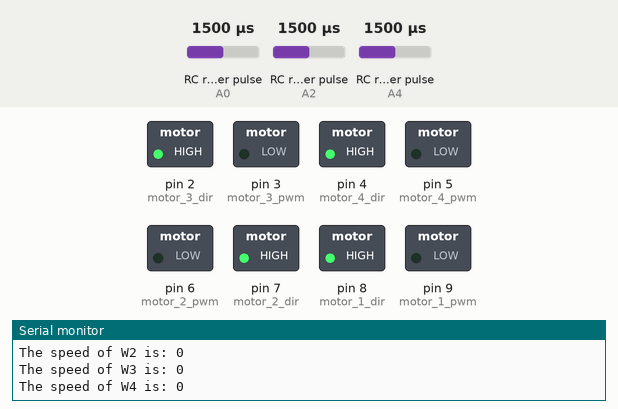
The sketch below on a simulated Arduino Uno, built with avr-gcc and run on an emulated ATmega328P. Shown: switched loads named in the sketch (green lamp = pin HIGH), the last lines printed to the serial monitor. Wiring (inferred from the names in the program): 3 × RC receiver channel: data A0 / data A2 / data A4. Inputs (shaded band) come from the test bench; at power-on: RC receiver pulse (sensors on A0, A2, A4) 1500 µs.

Above: at 1.2 s.
1.3 s: RC receiver pulse (sensor on A0) set to 1020 µs
At 3.1 s:
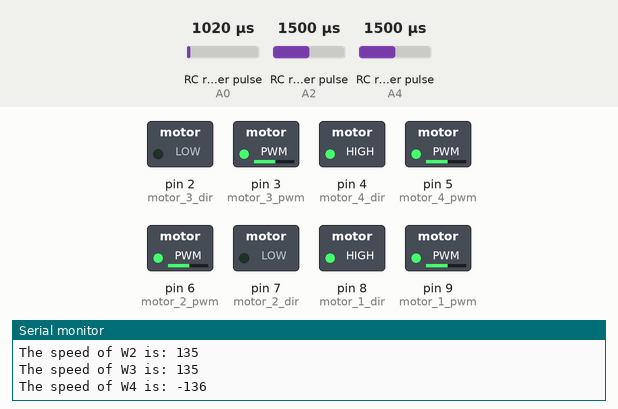
4.3 s: RC receiver pulse (sensor on A2) set to 1020 µs
At 7.0 s:
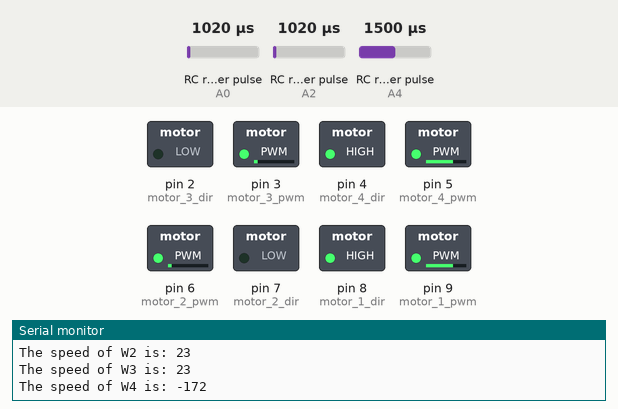
7.3 s: RC receiver pulse (sensor on A4) set to 1332 µs
9.8 s: RC receiver pulse (sensor on A4) set to 1296 µs
At 10.8 s:
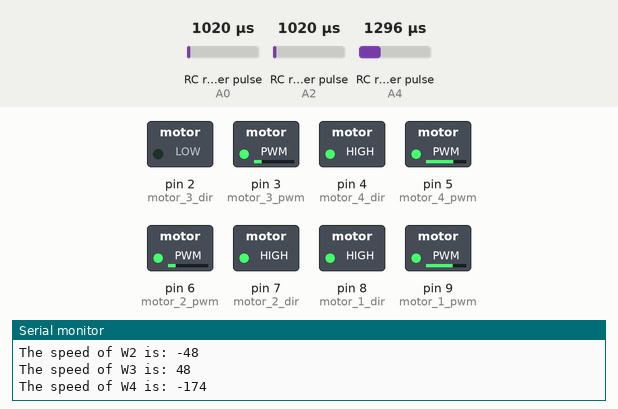
12.8 s: RC receiver pulse (sensor on A0) set to 1250 µs
At 15.5 s:
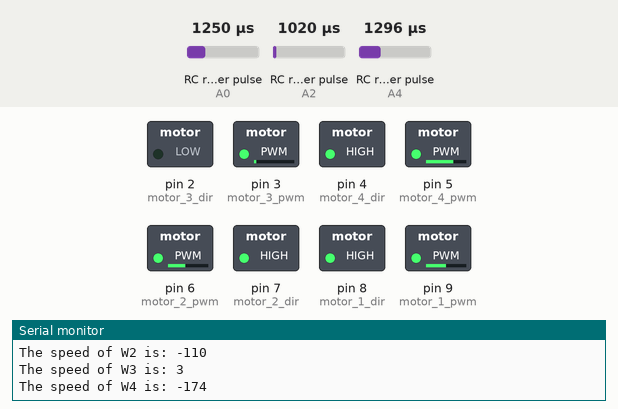
15.8 s: RC receiver pulse (sensor on A2) set to 1250 µs
At 17.2 s:
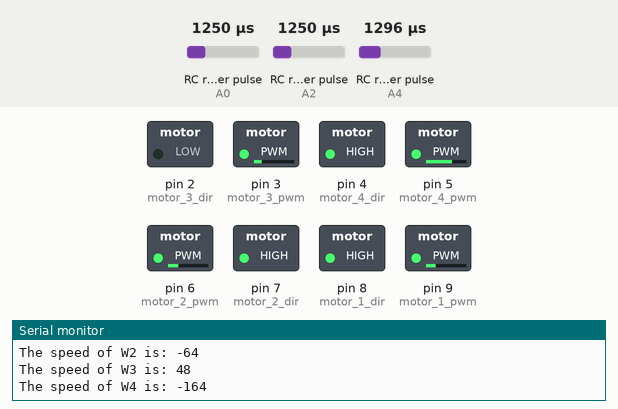
Timing chart, 0 to 22.1 s (numbered marks = the images above; inputs shaded):
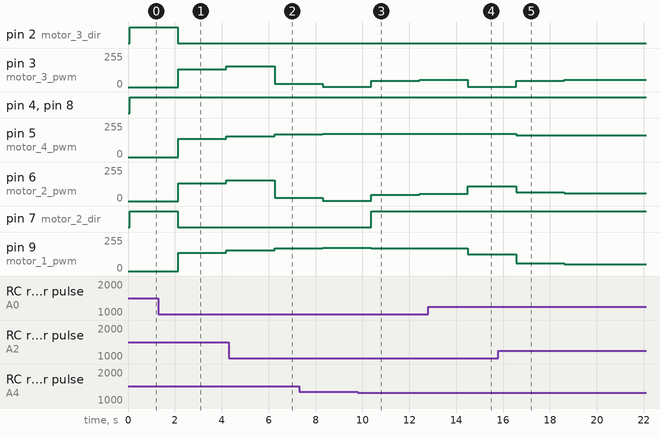

Measured:
- the behaviour switches between 1315 and 1314 µs on RC receiver pulse (sensor on A4) (found by bisection; images 2 and 3)
- after the input at 1.3 s, pin 2 (motor_3_dir), pin 7 (motor_2_dir): HIGH → LOW after 0.83 s; pin 3 (motor_3_pwm), pin 6 (motor_2_pwm): 0/255 → 135/255 after 0.84 s, → 155/255 2.1 s later; pin 5 (motor_4_pwm), pin 9 (motor_1_pwm): 0/255 → 136/255 after 0.84 s, → 156/255 2.1 s later
- after the input at 4.3 s, pin 3 (motor_3_pwm), pin 6 (motor_2_pwm): 155/255 → 23/255 after 2.0 s; pin 5 (motor_4_pwm), pin 9 (motor_1_pwm): 156/255 → 172/255 after 2.0 s
- after the input at 9.8 s, pin 2 (motor_3_dir): stays LOW (without the input it goes to HIGH after 0.57 s); pin 3 (motor_3_pwm): 3/255 → 48/255 after 0.58 s, → 54/255 2.1 s later; pin 6 (motor_2_pwm): 3/255 → 48/255 after 0.58 s, → 55/255 2.1 s later; pin 9 (motor_1_pwm): 174/255 → 169/255 after 0.58 s
- after the input at 12.8 s, pin 3 (motor_3_pwm): 54/255 → 3/255 after 1.7 s; pin 6 (motor_2_pwm): 55/255 → 110/255 after 1.7 s; pin 9 (motor_1_pwm): 169/255 → 126/255 after 1.7 s
- after the input at 15.8 s, pin 2 (motor_3_dir): stays LOW (without the input it goes to HIGH after 0.75 s); pin 5 (motor_4_pwm): 174/255 → 164/255 after 0.76 s, → 163/255 2.1 s later

The sketch:

DriveCodes__1_.ino
```cpp
#define motor_3_pwm 3                                                           //3
#define motor_3_dir 2                                                           //2
#define motor_4_pwm 5                                                           //6
#define motor_4_dir 4                                                           //7
#define motor_2_pwm 6                                                           //5
#define motor_2_dir 7                                                           //4
#define motor_1_pwm 9                                                           //9
#define motor_1_dir 8                                                           //8
#define receiver_channel_x A0 //channel1                                                  //Channel 1
#define receiver_channel_y A2 //channel 2
#define receiver_channel_turn A4
#define PI 3.14159

int W1, W2, W3, W4, smoothened_W1, smoothened_W2, smoothened_W3, smoothened_W4;
int left_stick_X, left_stick_Y, right_stick_turn;
int joy_value_mid_upper = 1540, joy_value_mid_lower = 1450, power;
float theta, x_component, y_component, max_val;

void setup() {

  Serial.begin(115200);
  pinMode(motor_1_pwm, OUTPUT);
  pinMode(motor_1_dir, OUTPUT);
  pinMode(motor_2_pwm, OUTPUT);
  pinMode(motor_2_dir, OUTPUT);
  pinMode(motor_3_pwm, OUTPUT);
  pinMode(motor_3_dir, OUTPUT);
  pinMode(motor_4_pwm, OUTPUT);
  pinMode(motor_4_dir, OUTPUT);
  pinMode(receiver_channel_x, INPUT);
  pinMode(receiver_channel_y, INPUT);
  pinMode(receiver_channel_turn, INPUT);

  smoothened_W1 = 0;
  smoothened_W2 = 0;
  smoothened_W3 = 0;
  smoothened_W4 = 0;

}

void loop() {

  right_stick_turn = pulseIn(receiver_channel_turn, HIGH);                                                 //Add a different timeout argument after reading serial monitor values
  Serial.print("\nThe current channelturn_Val is: ");
  Serial.println(right_stick_turn);

  left_stick_X = pulseIn(receiver_channel_x, HIGH);                                                        //Add a different timeout argument after reading serial monitor values
  Serial.print("\nThe current channelX_Val is: ");
  Serial.println(left_stick_X);

  left_stick_Y = pulseIn(receiver_channel_y, HIGH);                                                        //Add a different timeout argument after reading serial monitor values
  Serial.print("\nThe current channelY_Val is: ");
  Serial.println(left_stick_Y);

  if (right_stick_turn < joy_value_mid_lower){
    right_stick_turn = (right_stick_turn != 0) ? map(right_stick_turn, 980, joy_value_mid_lower, -175, 0) : 0;
  }

  else if (right_stick_turn > joy_value_mid_upper){
    right_stick_turn = map(right_stick_turn, joy_value_mid_upper, 2000, 0, 175);
  }

  //else if ((right_stick_turn > joy_value_mid_lower) && (right_stick_turn < joy_value_mid_upper)){
  else{
    right_stick_turn = 0;
  }

  Serial.print("\nThe current mapped turn value is: ");
  Serial.println(right_stick_turn);


  if (left_stick_X < joy_value_mid_lower){
    left_stick_X = (left_stick_X != 0) ? map(left_stick_X, 980, joy_value_mid_lower, -175, 0) : 0;
  }

  else if (left_stick_X > joy_value_mid_upper){
    left_stick_X = map(left_stick_X, joy_value_mid_upper, 2000, 0, 175);
  }

  //else if ((left_stick_X > joy_value_mid_lower) && (left_stick_X < joy_value_mid_upper)){
  else{
    left_stick_X = 0;
  }

  Serial.print("\nThe current mapped x value is: ");
  Serial.println(left_stick_X);

  if (left_stick_Y < joy_value_mid_lower){
    left_stick_Y = (left_stick_Y != 0) ? map(left_stick_Y, 980, joy_value_mid_lower, -175, 0) : 0;
  }

  else if (left_stick_Y > joy_value_mid_upper){
    left_stick_Y = map(left_stick_Y, joy_value_mid_upper, 2000, 0, 175);
  }

  //else if((left_stick_Y > joy_value_mid_lower) && (left_stick_Y < joy_value_mid_upper)){
  else{
    left_stick_Y = 0;
  }

  Serial.print("\nThe current mapped y value is: ");
  Serial.println(left_stick_Y);

  theta = atan2(left_stick_Y, left_stick_X);                                                              //Check if we need degrees or radians. Also if change to double is needed.
  Serial.print(theta);
  Serial.println(" radians");

  power = hypot(left_stick_X, left_stick_Y);
  Serial.print(power);
  Serial.println(" resultant");

  x_component = cos(theta - (PI/4));
  Serial.print(x_component);
  Serial.println(" x comp angle");

  y_component = sin(theta - (PI/4));
  Serial.print(y_component);
  Serial.println(" y comp angle");

  Serial.print("Validity Check: ");
  Serial.println(hypot(x_component, y_component));

  max_val = max(abs(x_component), abs(y_component));
  Serial.print(max_val);
  Serial.println(" max_val");

  W4 = ((power * x_component / max_val) + right_stick_turn);              //Align wheel speeds with actual wheel orientations
  W3 = ((power * y_component / max_val) - right_stick_turn);              //Max value configures for rotational + translation velocity and caps all to set upper limit
  W2 = ((power * y_component / max_val) + right_stick_turn);              //Check if adding turn before dividing value prevents unknown movement
  W1 = ((power * x_component / max_val) - right_stick_turn);              //Adding turn afterwards can cause overshoot beyond the limit, keep cond

  if (abs(W1) > 175)
    W2 = W3 = 0;

  if (abs(W2) > 175)
    W1 = W4 = 0;

  W1 = constrain(W1, -175, 175);
  W2 = constrain(W2, -175, 175);
  W3 = constrain(W3, -175, 175);
  W4 = constrain(W4, -175, 175);

  Serial.print(W1);
  Serial.println(" Unfiltered W1 speed");
  Serial.print(W2);
  Serial.println(" Unfiltered W2 speed");
  Serial.print(W3);
  Serial.println(" Unfiltered W3 speed");
  Serial.print(W4);
  Serial.println(" Unfiltered W4 speed");

  smoothened_W1 = (0.85 * W1) + (0.15 * smoothened_W1);
  smoothened_W2 = (0.85 * W2) + (0.15 * smoothened_W2);
  smoothened_W3 = (0.85 * W3) + (0.15 * smoothened_W3);
  smoothened_W4 = (0.85 * W4) + (0.15 * smoothened_W4);

  digitalWrite(motor_1_dir, smoothened_W1 > 0 ? LOW : HIGH);                           //Positive for a direction, negative for the other
  digitalWrite(motor_2_dir, smoothened_W2 > 0 ? LOW : HIGH);
  digitalWrite(motor_3_dir, smoothened_W3 > 0 ? LOW : HIGH);
  digitalWrite(motor_4_dir, smoothened_W4 > 0 ? LOW : HIGH);                           //Check high/low for cw and ccw

  Serial.print("\nThe speed of W1 is: ");
  Serial.println(smoothened_W1);
  Serial.print("\nThe speed of W2 is: ");
  Serial.println(smoothened_W2);
  Serial.print("\nThe speed of W3 is: ");
  Serial.println(smoothened_W3);
  Serial.print("\nThe speed of W4 is: ");
  Serial.println(smoothened_W4);

  analogWrite(motor_1_pwm, abs(smoothened_W1));
  analogWrite(motor_2_pwm, abs(smoothened_W2));
  analogWrite(motor_3_pwm, abs(smoothened_W3));
  analogWrite(motor_4_pwm, abs(smoothened_W4));
  delay(2000);
}
```
